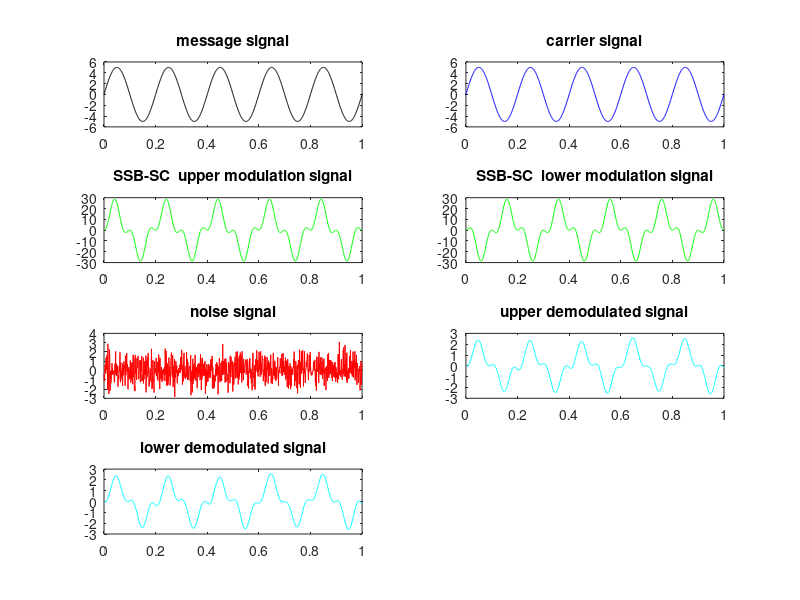

MATLAB code for this plot:
clc;
clear all;
ma=input('enter message amplitude: ');
ca=input('enetr carrier amplitude: ');
fm=input('enter messege frequency: ');
fc=input('enter carrier frequency: ');

t=0:0.001:1;
m1=ma*sin(2*pi*fm*t);
c1=ca*sin(2*pi*fc*t);
%mh = sin((2*pi*fm*t)-90);
%using hilbert transform
s1 = m1.*cos(2*pi*fc*t) + (hilbert(m1).*sin(2*pi*fc*t)); % for upper modulation
s2 = m1.*cos(2*pi*fc*t) -( hilbert(m1).*sin(2*pi*fc*t)); % for lower modulation
su=s1.*c1;
sl=s2.*c1;
%s=fdesign.bandpass(s1);
subplot(4,2,1)
plot(t,m1,'k');
title('message signal');
subplot(4,2,2);
plot(t,c1,'b');
title('carrier signal');
subplot(4,2,3);
plot(t,su,'g');
title('SSB-SC  upper modulation signal');
subplot(4,2,4);
plot(t,sl,'g');
title('SSB-SC  lower modulation signal');

noise=randn(size(t));
subplot(4,2,5);
plot(t,noise,'r');
title('noise signal');
adnoise=s1+noise;
adnoise=adnoise.*cos(2*pi*fc*t);
%adnoise=adnoise.*m1;
%adnoise=ms+noise;
%b = (1/100)*ones(1,100);
%a = 1;

wn=0.02;
[b,a]=butter(2,wn);
vout=filter(b,a,adnoise);
subplot(4,2,6);
plot(t,vout,'c');
title('upper demodulated signal');
adnoise1=s2+noise;
adnoise1=adnoise1.*cos(2*pi*fc*t);
%adnoise=adnoise.*m1;
%adnoise=ms+noise;
%b = (1/100)*ones(1,100);
%a = 1;

wn=0.02;
[b,a]=butter(2,wn);
vout=filter(b,a,adnoise);
subplot(4,2,7);
plot(t,vout,'c');
title('lower demodulated signal');


